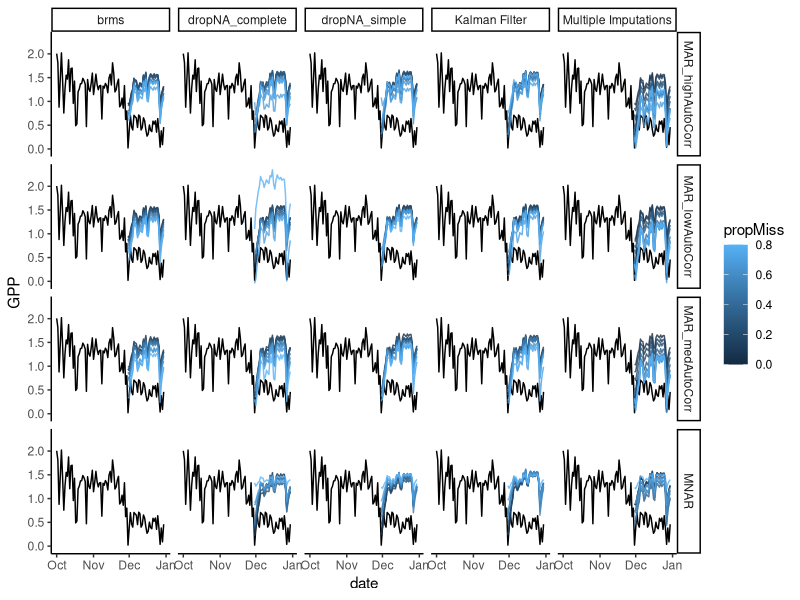
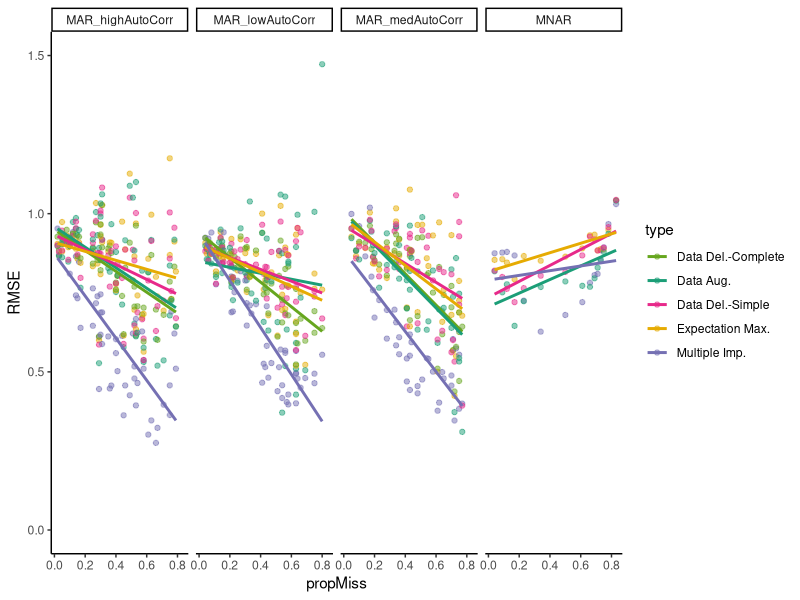
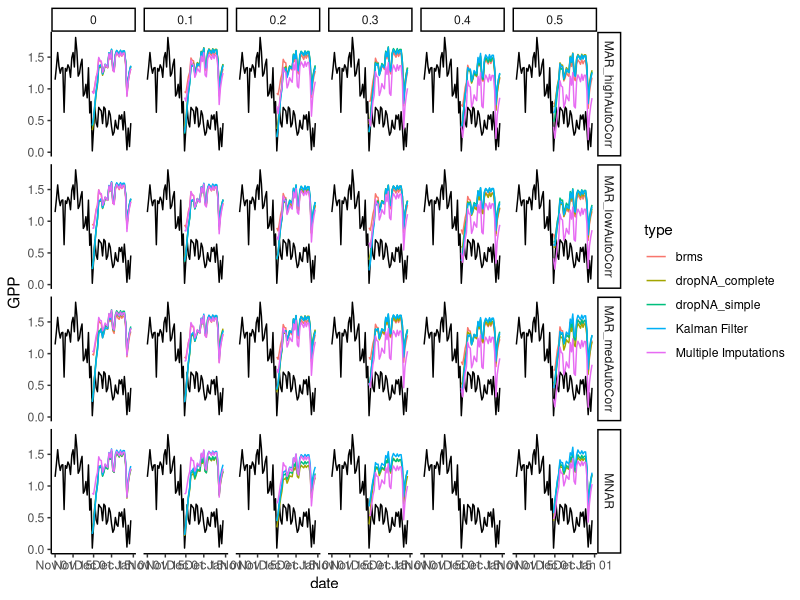
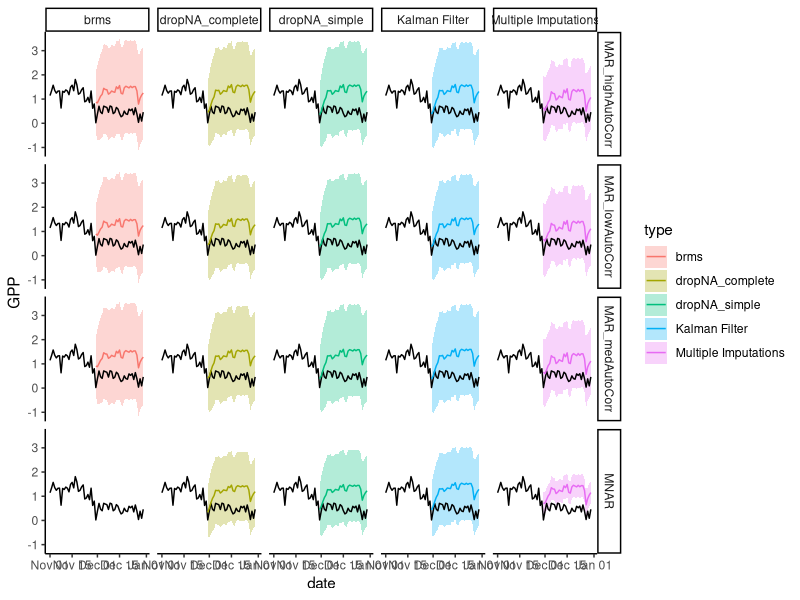
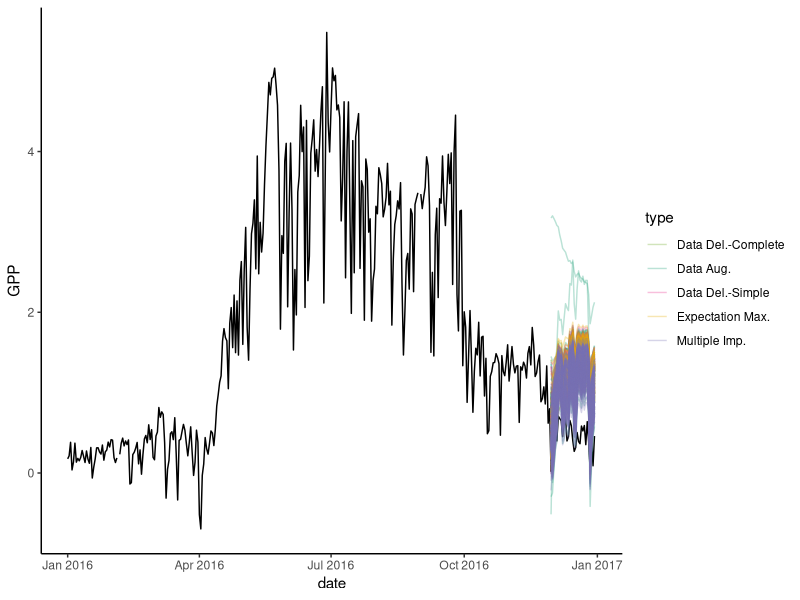
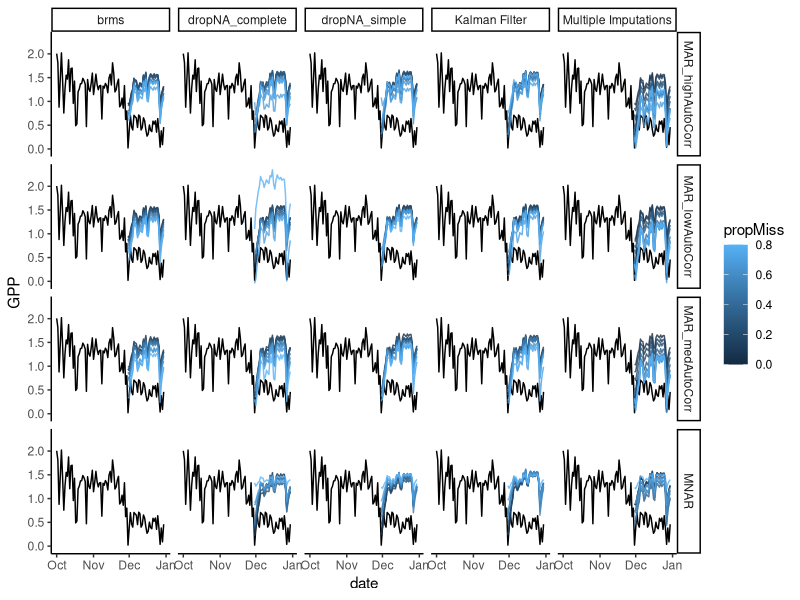
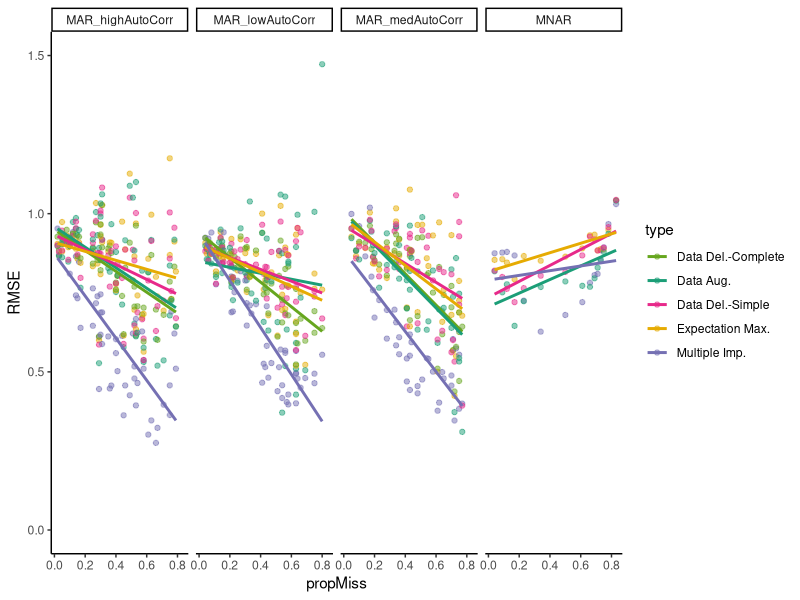

Write R code to recreate these figures, in order.
#####
# making figures for GPP forecast RMSE 
#####

# load packages
library(tidyverse)
library(Metrics)


# read in prediction data ------------------------------------------------------------
# read in real, complete dataset
realData <- read.csv("./data/pine_river_data_prepped.csv") %>% 
  mutate(date = lubridate::as_datetime(date))

# MAR arima data
MAR_arima <- read.csv("./data/model_results/gauss_real_MAR_arima_FORECASTpreds.csv") %>% 
  rename(Estimate = pred, Est.Error = se) %>% 
  mutate(Q2.5 = NA, Q97.5 = NA) %>% 
  select(-CurSim, -X) %>% 
  relocate(missingprop_autocor, Estimate, Est.Error, Q2.5, Q97.5, date, GPP, missingness, type, run_no) %>% 
  mutate(date = lubridate::as_datetime(date))
# MAR brms data
MAR_brms <- read.csv("./data/model_results/gauss_real_MAR_brms_FORECASTpreds_normPriorNB.csv") %>% 
  mutate(date = lubridate::as_datetime(date))

# MNAR arima data
MNAR_arima <- read.csv("./data/model_results/gauss_real_MNAR_arima_FORECASTpreds.csv") %>% 
  rename(Estimate = pred, Est.Error = se) %>% 
  mutate(Q2.5 = NA, Q97.5 = NA) %>% 
  select(-CurSim, -X) %>% 
  relocate(missingprop_autocor, Estimate, Est.Error, Q2.5, Q97.5, date, GPP, missingness, type, run_no) %>% 
  mutate(date = lubridate::as_datetime(date),
         missingness = "MNAR")
# MNAR brms data
MNAR_brms <- read.csv("./data/model_results/gauss_real_MNAR_brms_FORECASTpreds_normPriorNB.csv")%>% 
  mutate(date = lubridate::as_datetime(date),
         missingness = "MNAR")

# join all data together
allDat <- rbind(MAR_arima, MAR_brms, MNAR_arima, MNAR_brms)

# remove rows w/ no missingness (missingprop_autocor = "y)
allDat <- allDat %>% 
  filter(missingprop_autocor != "y") %>% 
  filter(!is.na(Estimate)) # remove NAs in Estimate column (12/31)

# reformat data -----------------------------------------------------------
# retrieve proportion missing and amount autocor from names
allDat <- allDat %>% 
  mutate(propMiss = as.numeric(str_split(missingprop_autocor, pattern = "_", simplify = TRUE)[,2]),
         amtAutoCorr = as.numeric(str_split(missingprop_autocor, pattern = "_", simplify = TRUE)[,4]))
allDat[allDat$missingness == "MNAR", "amtAutoCorr"] <- 0
# assign "bins" of autocorrelation
allDat[allDat$missingness != "MNAR" & allDat$amtAutoCorr <=0.3 & !is.na(allDat$amtAutoCorr), "missingness"] <- "MAR_lowAutoCorr"
allDat[allDat$missingness != "MNAR" & allDat$amtAutoCorr > 0.3 & allDat$amtAutoCorr < 0.6 &!is.na(allDat$amtAutoCorr), "missingness"] <- "MAR_medAutoCorr"
allDat[allDat$missingness != "MNAR" & allDat$amtAutoCorr  >= 0.6 & !is.na(allDat$amtAutoCorr), "missingness"] <- "MAR_highAutoCorr"

# calculate RMSE  ---------------------------------------------------------
RMSE <- allDat %>% 
  group_by(missingprop_autocor, missingness, type, propMiss, amtAutoCorr) %>% 
  summarise(RMSE = sqrt(mean((Estimate - GPP)^2, na.rm = TRUE)))

# add to all data df
allDat <- allDat %>% 
  left_join(RMSE)

# Make figure of predictions ----------------------------------------------

allDat_fig <- allDat %>% 
  group_by(date, missingness, type, round(propMiss,1)) %>% 
  summarize(Estimate_mean = mean(Estimate),
            Estimate_sd = sd(Estimate),
            Est.Error_mean = mean(Est.Error)) %>% 
  rename(propMiss = "round(propMiss, 1)")
  
# calculate low, med, and high autocorr
  
(forecastFig <- ggplot() + 
  facet_grid(.~as.factor(missingness) ~ as.factor(type)) +
  geom_line(data = realData[lubridate::month(realData$date) %in% c(lubridate::month(10:12)),], aes(x = date, y = GPP)) + 
  geom_line(data = allDat_fig, aes(x = date, y = Estimate_mean, col = propMiss, group = propMiss), alpha = .8) +
  theme_classic() 
  )
# save figure
png(file = "./figures/forecastAccuracy_gaussian.png", width = 9, height = 6, units = "in", res = 700)
forecastFig
dev.off()
# RMSE figure -------------------------------------------------------------
(rmse_fig <- ggplot(data = RMSE) +
  facet_grid(.~missingness) +
  geom_point(aes(x = propMiss, y = RMSE, col = type), alpha = .5) +
  geom_smooth(aes(x = propMiss, y = RMSE, col = type), method = "lm", se = FALSE) +
  theme_classic() +
  ylim(c(0,1.5)) + 
   scale_color_discrete(type = c("#66A61E","#1B9E77", "#E7298A", "#E6AB02","#7570B3"),
                        labels = c("Data Del.-Complete", "Data Aug.", "Data Del.-Simple", "Expectation Max.", "Multiple Imp.")) 
 )
# save figure
png(file = "./figures/RMSE_gaussian.png", width = 8, height = 4, units = "in", res = 700)
rmse_fig
dev.off()


# figure of mean predictions across all amounts missingness for each type  --------
second_fig <- allDat_fig %>% 
  filter(
         propMiss <=0.5)
ggplot() + 
  facet_grid(.~as.factor(missingness)~ as.factor(propMiss)) +
  #geom_ribbon(data = second_fig, aes(x = date, ymin = Estimate_mean - 1.96 * Est.Error_mean, ymax = Estimate_mean + 1.96 * Est.Error_mean, fill = type, group =type), alpha = .3) +
  geom_line(data = realData[lubridate::month(realData$date) %in% c(lubridate::month(11:12)),], aes(x = date, y = GPP)) + 
  geom_line(data = second_fig, aes(x = date, y = Estimate_mean, col = type, group = type)) +
  theme_classic() 

# figure of mean predictions across all amounts of missingness for each type  --------
third_fig <- allDat_fig %>% 
  filter(propMiss <=0.5) %>% 
  group_by(date, missingness, type) %>% 
  summarize(Estimate_mean = mean(Estimate_mean),
            Est.Error_mean = mean(Est.Error_mean))
  
ggplot() + 
  facet_grid(.~as.factor(missingness)~ as.factor(type)) +
  geom_ribbon(data = third_fig, aes(x = date, ymin = Estimate_mean - 1.96 * Est.Error_mean, ymax = Estimate_mean + 1.96 * Est.Error_mean, fill = type, group =type), alpha = .3) +
  geom_line(data = realData[lubridate::month(realData$date) %in% c(lubridate::month(11:12)),], aes(x = date, y = GPP)) + 
  geom_line(data = third_fig, aes(x = date, y = Estimate_mean, col = type, group = type)) +
  theme_classic() 


# figure of preds vs. full real time series -------------------------------
allDat_all <- allDat %>% 
  mutate(ID = paste0(type, missingness, propMiss, amtAutoCorr))

# calculate low, med, and high autocorr

( ggplot() + 
    geom_line(data = realData, aes(x = date, y = GPP)) + 
    geom_line(data = allDat_all, aes(x = date, y = Estimate, col = type, group = ID), alpha = .3) +
    theme_classic() + 
    scale_color_discrete(type = c("#66A61E","#1B9E77", "#E7298A", "#E6AB02","#7570B3"),
                         labels = c("Data Del.-Complete", "Data Aug.", "Data Del.-Simple", "Expectation Max.", "Multiple Imp.")) 
  
)



      
